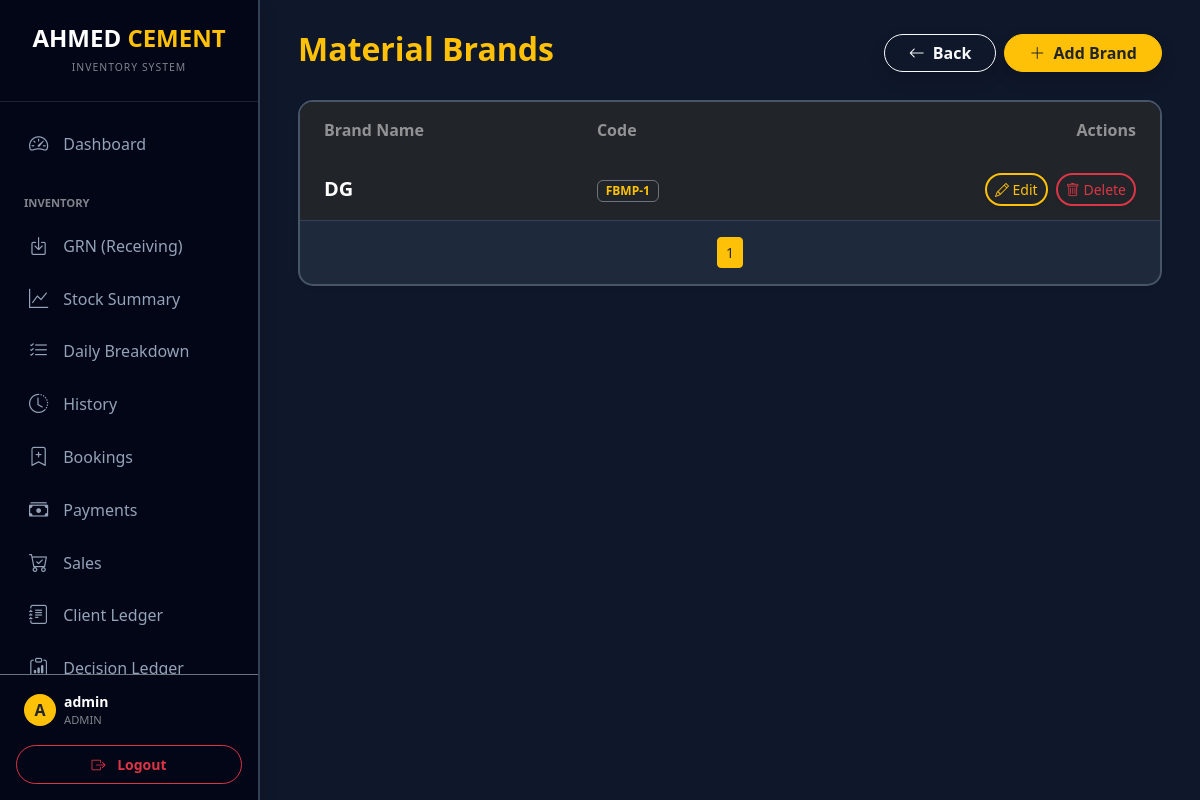
The page /materials (signed in) on the database as committed earlier.
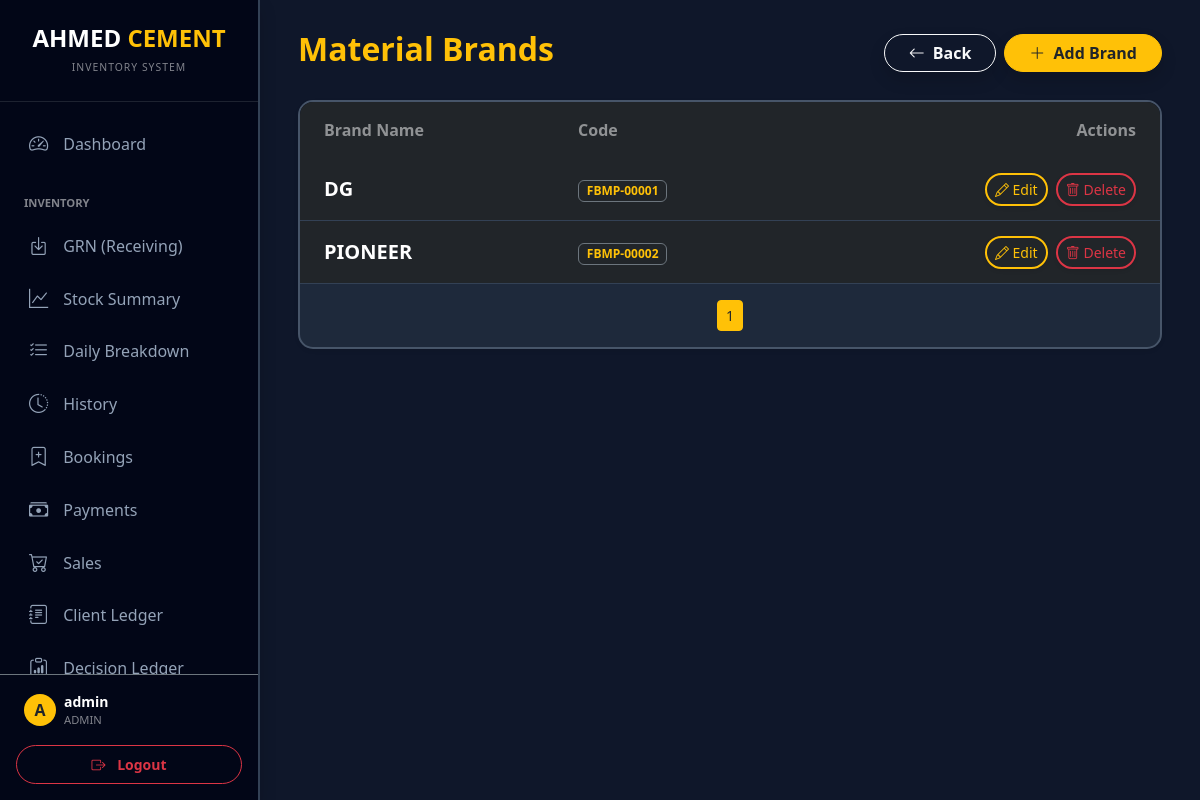
The same page on the database as committed later.
### models.py (models this page shows)
class Material(db.Model):
    id = db.Column(db.Integer, primary_key=True)
    code = db.Column(db.String(50), unique=True, nullable=False)
    name = db.Column(db.String(100), nullable=False)
    unit_price = db.Column(db.Float, default=0)
    total = db.Column(db.Float, default=0)
    created_at = db.Column(db.DateTime, default=datetime.now)

### main.py (the view)
@app.route('/materials')
@login_required
def materials():
    page = request.args.get('page', 1, type=int)
    pagination = Material.query.order_by(Material.name.asc()).paginate(page=page, per_page=10)
    return render_template('materials.html', materials=pagination.items, pagination=pagination)

### main.py (called while the page is built)
@login_manager.user_loader
def load_user(user_id):
    return db.session.get(User, int(user_id))

### templates/materials.html (shortened to what this page needs)
{% extends "layout.html" %}
{% block content %}
<div class="d-flex justify-content-between align-items-center mb-4">
    <h2 class="fw-bold text-warning">Material Brands</h2>
    <div class="d-flex gap-2">
    <a href="/" class="btn btn-outline-light fw-bold px-4 rounded-pill shadow"><i class="bi bi-arrow-left me-1"></i> Back</a>
    <button class="btn btn-warning text-dark fw-bold px-4 rounded-pill shadow" data-bs-toggle="modal" data-bs-target="#mModal">
        <i class="bi bi-plus-lg me-1"></i> Add Brand
    </button>
    </div>
</div>
<div class="card shadow-sm" style="background: #1e293b; border: 2px solid #475569; border-radius: 15px; overflow: hidden;">
    <div class="table-responsive">
        <table class="table table-dark table-hover align-middle mb-0">
            <thead style="background: #0f172a;">
                <tr>
                    <th class="text-white-50 fw-bold py-3 ps-4 border-0">Brand Name</th>
                    <th class="text-white-50 fw-bold py-3 border-0">Code</th>
                    <th class="text-white-50 fw-bold py-3 text-end pe-4 border-0">Actions</th>
                </tr>
            </thead>
            <tbody style="background: #1e293b;">
                {% for m in materials %}
                <tr style="border-bottom: 1px solid #334155; background: #1e293b;">
                    <td class="ps-4 py-3 border-0">
                        <span class="fw-bold text-white fs-5">{{ m.name }}</span>
                    </td>
                    <td class="border-0">
                        <span class="badge bg-dark border border-secondary text-warning">{{ m.code }}</span>
                    </td>
                    <td class="text-end pe-4 border-0">
                        <button class="btn btn-outline-warning btn-sm border-2 rounded-pill shadow-sm me-1" data-bs-toggle="modal" data-bs-target="#editMModal{{ m.id }}">
                            <i class="bi bi-pencil"></i> Edit
                        </button>
                        <a href="/delete_material/{{ m.id }}" class="btn btn-outline-danger btn-sm border-2 rounded-pill shadow-sm" onclick="return confirm('Delete this brand?')">
                            <i class="bi bi-trash"></i> Delete
                        </a>
                    </td>
                </tr>
                {% endfor %}
            </tbody>
        </table>
    </div>
    {% if pagination %}
    <div class="card-footer bg-transparent border-0 py-3">
        <nav>
            <ul class="pagination pagination-sm justify-content-center mb-0">
                <li class="page-item active"><span class="page-link bg-warning border-warning text-dark">{{ pagination.page }}</span></li>
            </ul>
        </nav>
    </div>
    {% endif %}
</div>
{% endblock %}

Rows that differ between the two databases and show on the page:
changed Material "DG": code "FBMP-1" → "FBMP-00001"
added Material: name "PIONEER", code "FBMP-00002"
